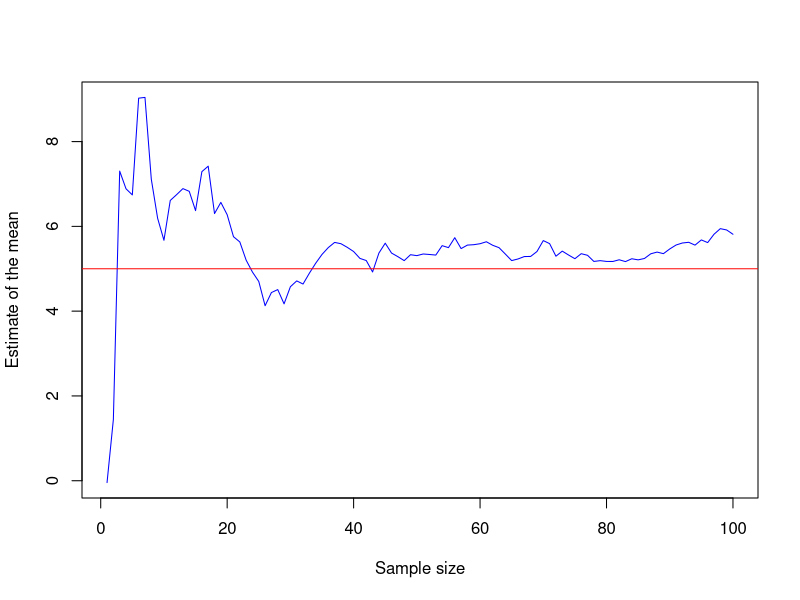
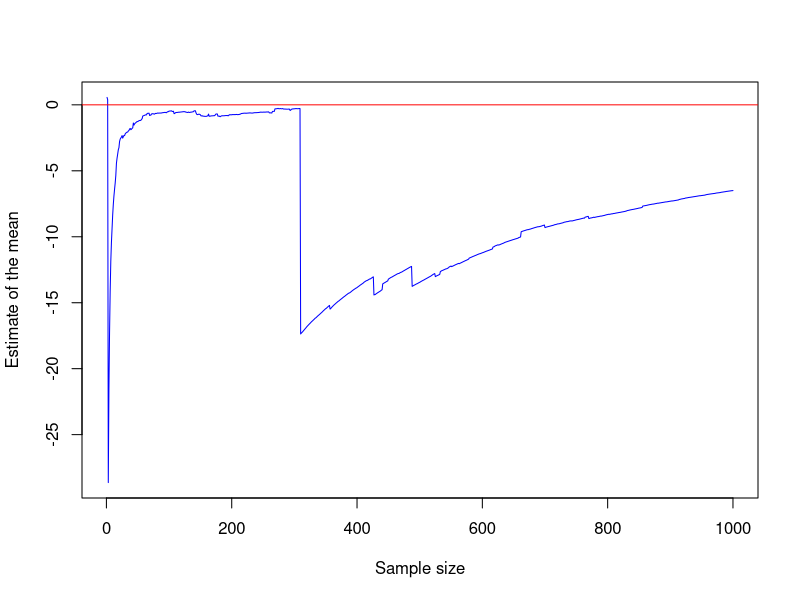
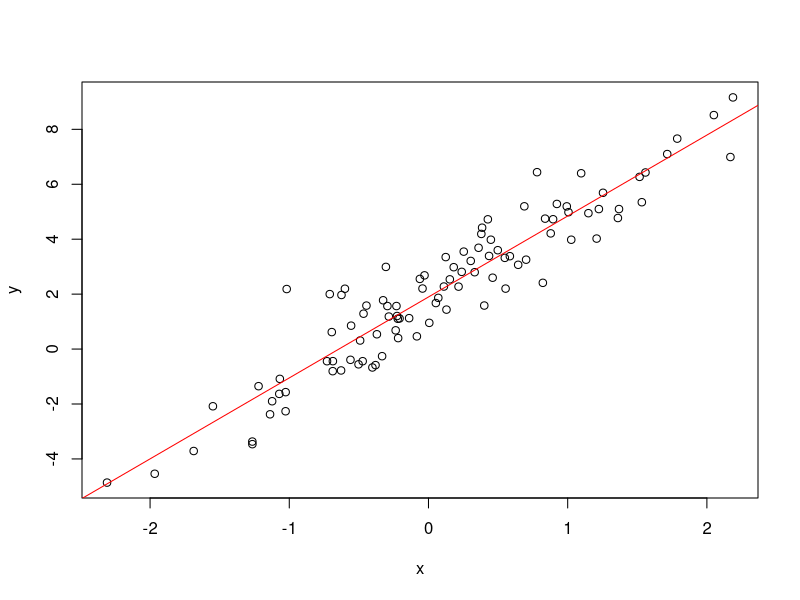
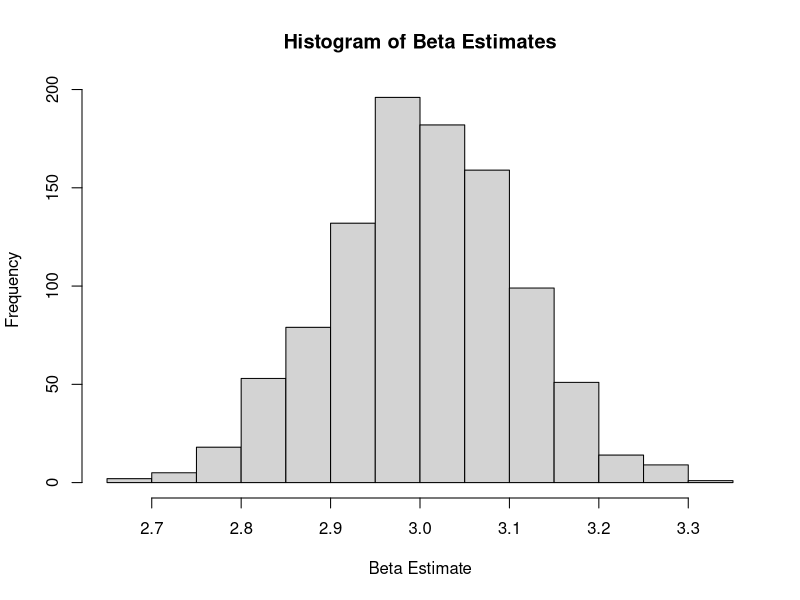
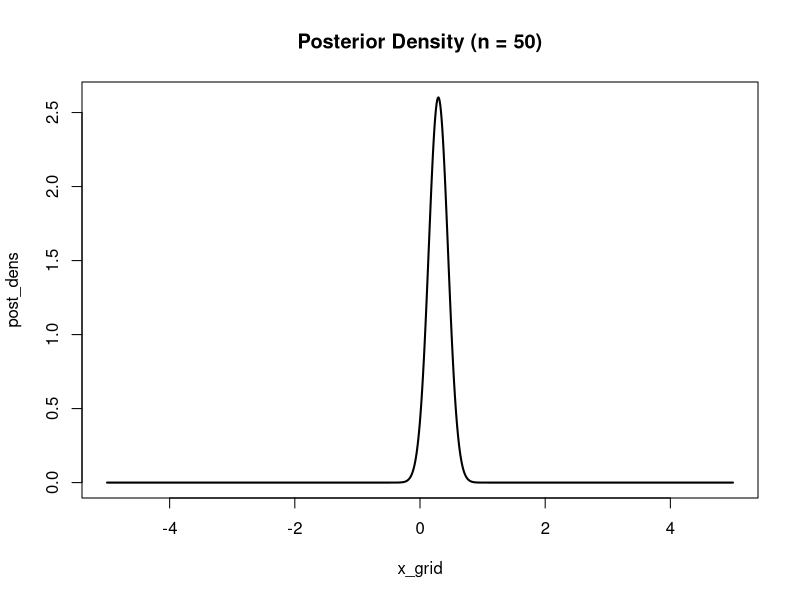
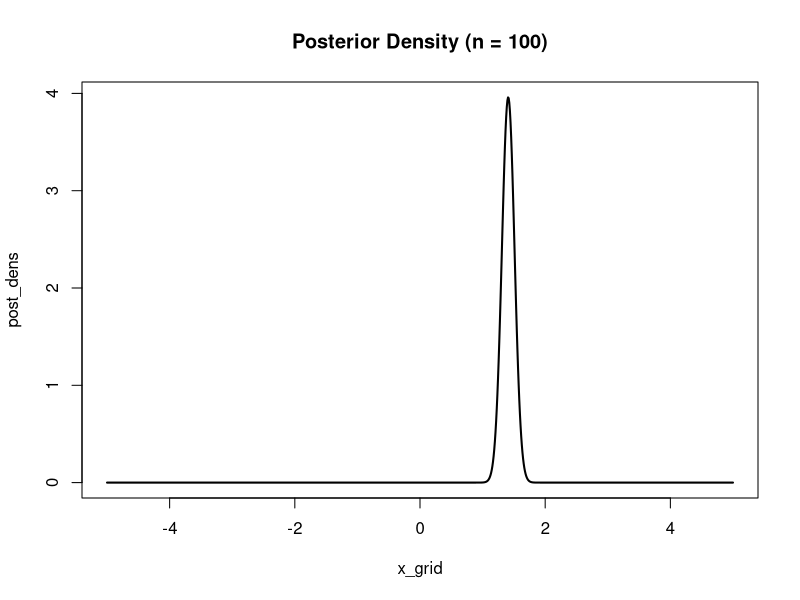
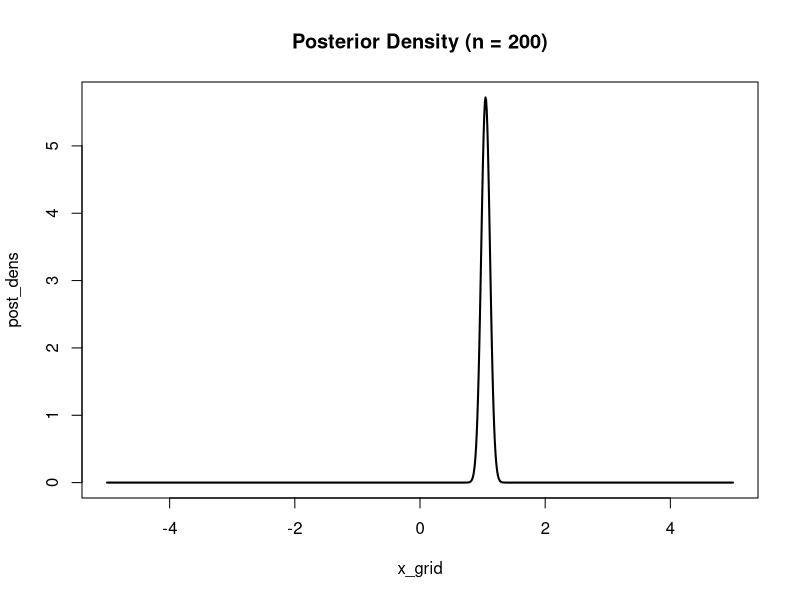

These charts were generated, in order, by the following R code:
## ---- chunk 1
knitr::opts_chunk$set(fig.width=12, fig.height=8, fig_path='figures/',echo=TRUE, warning=FALSE, message=FALSE)

set.seed(123)

# Define parameters
mu <- 5
sigma <- 9
n <- 100

# Generate data
x <- rnorm(n, mean = mu, sd = sigma)

# Compute estimates of the mean with the first 1, ..., n draws
estimates <- cumsum(x) / seq_along(x)

# Plot estimates
plot(estimates, type = "l", col = "blue", xlab = "Sample size", ylab = "Estimate of the mean")

# Add true mean as a horizontal line
abline(h = mu, col = "red")


## ---- chunk 2
knitr::opts_chunk$set(fig.width=12, fig.height=8, fig_path='figures/',echo=TRUE, warning=FALSE, message=FALSE)

set.seed(123)

# Define parameters
mu <- 0
sigma <- 1
n <- 1000

# Generate two random samples from a standard normal distribution
x <- rnorm(n, mean = mu, sd = sigma)
y <- rnorm(n, mean = mu, sd = sigma)

# Convert the standard normal samples to a Cauchy distribution with scale one
z <- x / y

# Compute estimates of the mean with the first 1, ..., n draws
estimates <- cumsum(z) / seq_along(z)

# Plot estimates
plot(estimates, type = "l", col = "blue", xlab = "Sample size", ylab = "Estimate of the mean")

# Add true mean as a horizontal line
abline(h = mu, col = "red")

## ---- chunk 3
knitr::opts_chunk$set(fig.width=12, fig.height=8, fig_path='figures/',echo=TRUE, warning=FALSE, message=FALSE)

set.seed(123)

# Creating function
sim_linear_model_1 <- function(n, k, alpha, beta, sigma) {
  X <- matrix(rnorm(n * k, mean = 0, sd = 1), n, k)
  x <- X[,1]
  epsilon <- rnorm(n, mean = 0, sd = sigma)
  y <- alpha + X %*% beta + epsilon
  return(list(x = x, y = y))
  
}

# Create scatterplot with regression line
sim_data_1 <- sim_linear_model_1(n = 100, k = 1, alpha = 2, beta = 3, sigma = 1)
plot(sim_data_1$x, sim_data_1$y, xlab = "x", ylab = "y")
abline(lm(y ~ x, data = sim_data_1), col = "red")

# Define numbers of simulations

n_sims <- 1000

# Create an empty vector to store the estimated slope coefficients
beta_lse <- numeric(n_sims)

# Loop through the simulations
for (i in 1:n_sims) {
  # Simulate the data
  sim_data_1 <- sim_linear_model_1(n = 100, k = 1, alpha = 2, beta = 3, sigma = 1)
  
  # Estimate the slope coefficient using linear regression
  fit <- lm(sim_data_1$y ~ sim_data_1$x)
  beta_lse[i] <- coef(fit)[2]
}

# Creating histogram
hist(beta_lse, main = "Histogram of Beta Estimates", xlab = "Beta Estimate")


## ---- chunk 4

knitr::opts_chunk$set(fig.width=12, fig.height=8, fig_path='figures/',echo=TRUE, warning=FALSE, message=FALSE)

library(MASS)  # for the mvrnorm function

# Define function to simulate data
sim_linear_model_prior <- function(n, k, alpha, beta_prior_mean, beta_prior_sd, sigma) {
  X <- matrix(rnorm(n * k, mean = 0, sd = 1), n, k)
  beta <- rnorm(k, mean = beta_prior_mean, sd = beta_prior_sd)
  epsilon <- rnorm(n, mean = 0, sd = sigma)
  y <- alpha + X %*% beta + epsilon
  return(list(X = X, y = y))
}

# Set seed for reproducibility
set.seed(123)

# Set prior parameters mu_0 and sigma_0
mu_0 <- 1
sigma_0 <- 2

# Compute posterior for n = 50, 100, and 200
for (n in c(50, 100, 200)) {
  
  # Simulate data using sim_linear_model_prior()
  k <- 1
  alpha <- 0
  beta_prior_mean <- 0
  beta_prior_sd <- 1
  sigma <- 1
  
  sim_data <- sim_linear_model_prior(n, k, alpha, beta_prior_mean, beta_prior_sd, sigma)
  X <- sim_data$X
  y <- sim_data$y
  
  # Compute posterior parameters
  sigma_n <- solve(sigma_0^(-1) + t(X) %*% X)
  mu_n <- sigma_n %*% (sigma_0^(-1) * mu_0 + t(X) %*% y)
  
  # Plot posterior density
  x_grid <- seq(-5, 5, length.out = 1000)
  post_dens <- dnorm(x_grid, mean = mu_n, sd = sqrt(sigma_n))
  plot(x_grid, post_dens, type = "l", lwd = 2, main = paste0("Posterior Density (n = ", n, ")"))
  
}



